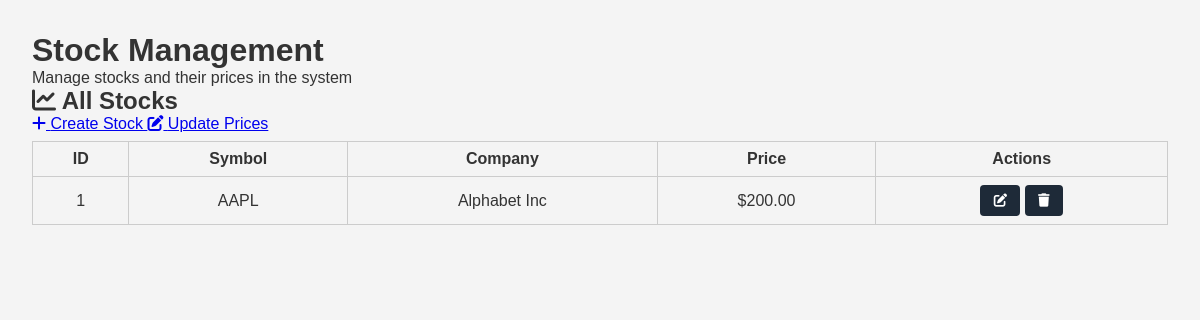
The page /admin/stocks (signed in) on the database as committed earlier.
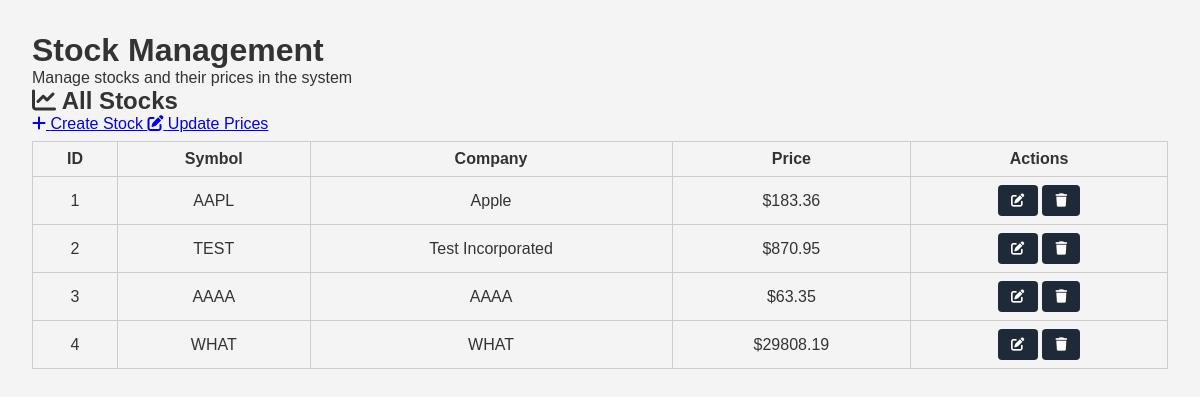
The same page on the database as committed later.
### tables this page shows
CREATE TABLE stocks (
    stock_id INTEGER PRIMARY KEY AUTOINCREMENT,
    symbol TEXT NOT NULL UNIQUE,
    company_name TEXT NOT NULL,
    price REAL NOT NULL
);

### app.py (the view)
@app.route('/admin/stocks')
def admin_stocks():
    check = require_admin()
    if check:
        return check
    conn = get_db_connection()
    stocks = conn.execute('SELECT * FROM stocks').fetchall()
    conn.close()
    return render_template('admin_stocks.html', stocks=stocks)

### app.py (called while the page is built)
def get_db_connection():
    conn = sqlite3.connect(DB_NAME, timeout=5, check_same_thread=False)
    conn.row_factory = sqlite3.Row
    conn.execute("PRAGMA journal_mode=WAL;")
    conn.execute("PRAGMA busy_timeout = 5000;")
    return conn

def require_admin():
    if 'user_id' not in session:
        flash("You must be logged in.", "error")
        return redirect(url_for('login'))
    conn = get_db_connection()
    user = conn.execute(
        'SELECT is_admin FROM users WHERE user_id = ?',
        (session['user_id'],)
    ).fetchone()
    conn.close()
    if not user:
        flash("User not found.", "error")
        return redirect(url_for('login'))
    is_admin = user['is_admin'] if 'is_admin' in user.keys() else 0
    if int(is_admin) != 1:
        flash("Administrator access required.", "error")
        if 'user_id' in session:
            return redirect(url_for('dashboard', user_id=session.get('user_id')))
        return redirect(url_for('login'))
    return None

### templates/admin_stocks.html (shortened to what this page needs)
<!DOCTYPE html>
<html lang="en">
<head>
  <link rel="stylesheet" href="{{ url_for('static', filename='styles.css') }}">
  <link href="https://cdnjs.cloudflare.com/ajax/libs/font-awesome/6.0.0/css/all.min.css" rel="stylesheet">
</head>
<body>
  <main class="dashboard-container">
    <div class="welcome-section">
      <h1>Stock Management</h1>
      <p>Manage stocks and their prices in the system</p>
    </div>
    <div class="content-grid">
      <div class="card">
        <div class="card-header">
          <h2><i class="fas fa-chart-line"></i> All Stocks</h2>
          <div class="card-actions">
            <a href="{{ url_for('admin_stock_create') }}" class="btn btn-primary">
              <i class="fas fa-plus"></i> Create Stock
            </a>
            <a href="{{ url_for('admin_stock_update') }}" class="btn btn-secondary">
              <i class="fas fa-edit"></i> Update Prices
            </a>
          </div>
        </div>
        <div class="card-content">
          {% if stocks %}
            <div class="stocks-table">
              <table>
                <thead>
                  <tr>
                    <th>ID</th>
                    <th>Symbol</th>
                    <th>Company</th>
                    <th>Price</th>
                    <th>Actions</th>
                  </tr>
                </thead>
				<tbody>
				  {% for stock in stocks %}
					<tr>
					  <td>{{ stock.stock_id }}</td>
					  <td class="symbol-cell">
						<span class="symbol">{{ stock.symbol }}</span>
					  </td>
					  <td>{{ stock.company_name }}</td>
					  <td class="price-cell">${{ "%.2f"|format(stock.price) }}</td>
					  <td class="actions-cell">
						<form action="{{ url_for('admin_stock_edit', stock_id=stock.stock_id) }}"
							  method="GET" style="display:inline;">
						  <button class="btn-icon" title="Edit Stock">
							<i class="fas fa-edit"></i>
						  </button>
						</form>
						<form class="delete-stock-form"
							  action="{{ url_for('admin_stock_delete', stock_id=stock.stock_id) }}"
							  method="POST" style="display:inline;"
							  onsubmit="return confirm('Are you sure you want to delete this stock? This action cannot be undone.');">
						  <button class="btn-icon" title="Delete Stock">
							<i class="fas fa-trash"></i>
						  </button>
						</form>
					  </td>
					</tr>
				  {% endfor %}
				</tbody>
              </table>
            </div>
          {% endif %}
        </div>
      </div>
    </div>
  </main>
</body>
</html>

Rows that differ between the two databases and show on the page:
changed stocks "AAPL": company_name "Alphabet Inc" → "Apple"; price "200.00" → "183.36"
added stocks: stock_id "2", symbol "TEST", company_name "Test Incorporated", price "870.95"
added stocks: stock_id "3", symbol "AAAA", company_name "AAAA", price "63.35"
added stocks: stock_id "4", symbol "WHAT", company_name "WHAT", price "29808.19"
